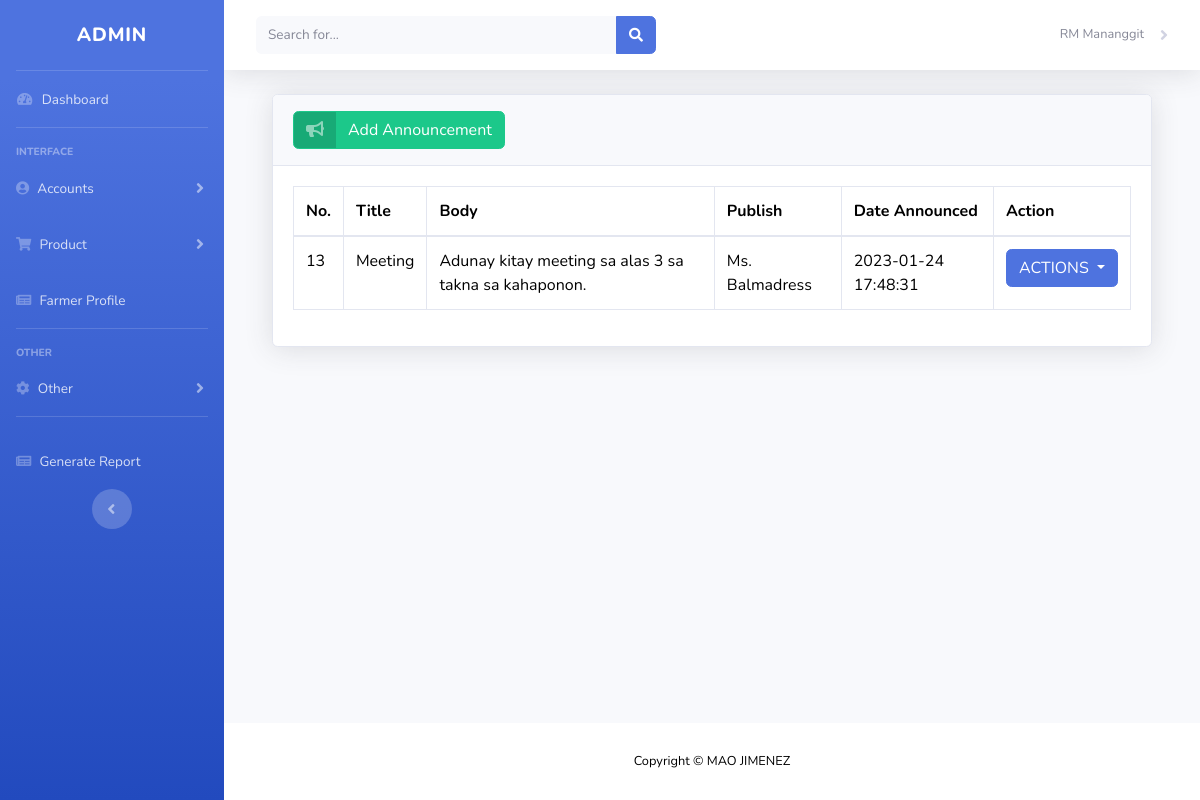
The app's page /admin/announcement.php (signed in), older data.
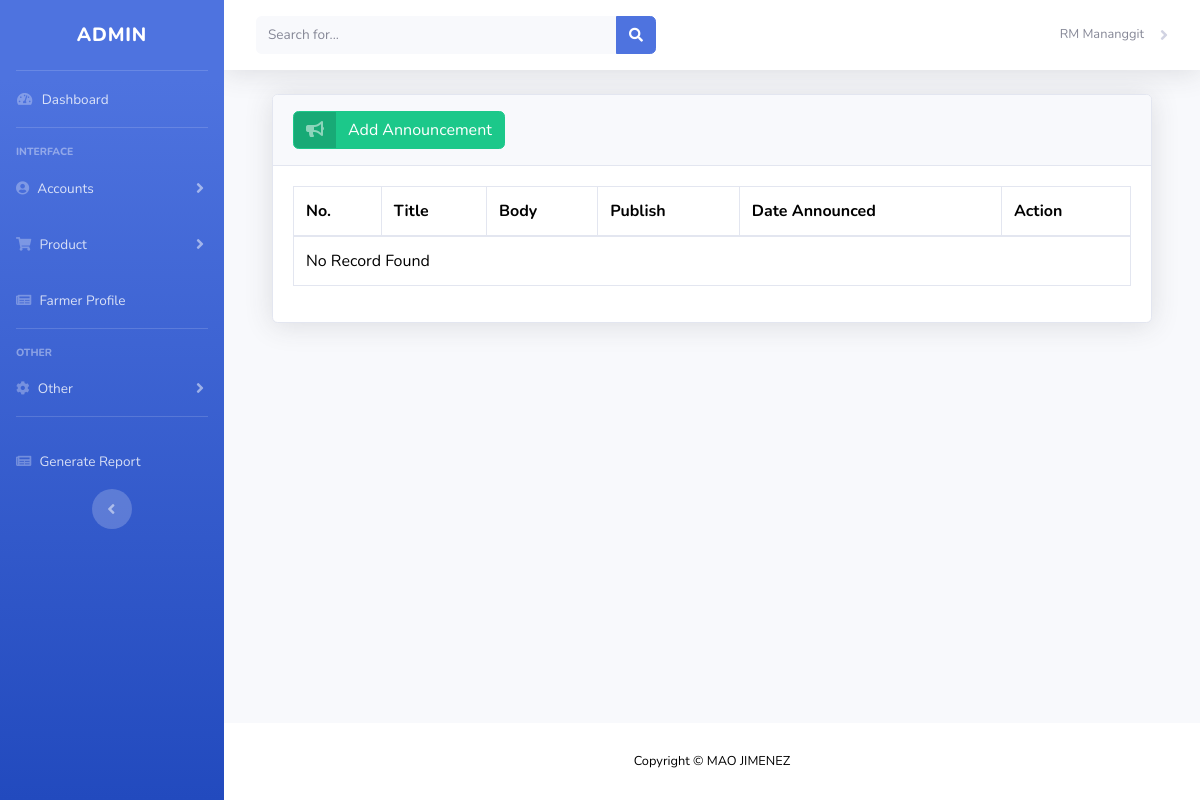
The same page, newer data.
### tables this page shows
CREATE TABLE `announcement` (
  `ann_id` int(15) NOT NULL,
  `ann_title` varchar(50) NOT NULL,
  `ann_body` text NOT NULL,
  `ann_publish` varchar(50) NOT NULL,
  `ann_date` datetime NOT NULL
);

### admin/announcement.php (the view, shortened to what this page needs)
<?php include('authentication.php'); ?>
<?php include('includes/header.php');?>
<div class="container-fluid">
                    <div class="card shadow mb-4">
                        <div class="card-header py-3">
                        <a href="announcement_add.php" class="btn btn-success btn-icon-split">
                                        <span class="icon text-white-50">
                                        <i class="fas fa-bullhorn"></i>
                                        </span>
                                        <span class="text">Add Announcement</span>
                                    </a>
                        </div>
                        <div class="card-body">
                            <div class="table-responsive">
                                <table class="table table-bordered" id="dataTable" width="100%" cellspacing="0">
                                    <thead>
                                        <tr>
                                            <th>No.</th>
                                            <th>Title</th>
                                            <th>Body</th>
                                            <th>Publish</th>
                                            <th>Date Announced</th>
                                            <th>Action</th>
                                        </tr>
                                    </thead>
                                    <tbody>
                                    <?php
                            $query = "SELECT
                            announcement.*
                        FROM
                            announcement";
                            $query_run = mysqli_query($con, $query);
                            if(mysqli_num_rows($query_run) > 0)
                            {
                                foreach($query_run as $row)
                                {
                                    ?>
                                    <tr>
                                    <td><?= $row['ann_id']; ?></td>
                                        <td><?= $row['ann_title']; ?></td>
                                        <td><?= $row['ann_body']; ?></td>
                                        <td><?= $row['ann_publish']; ?></td>
                                        <td><?= $row['ann_date']; ?></td>
                                        <td class="text-center">
                                        <div class="dropdown ">
  <button class="btn btn-primary dropdown-toggle" type="button" id="dropdownMenuButton" data-toggle="dropdown" aria-haspopup="true" aria-expanded="false">
 ACTIONS
  </button>
</div>
                                </td>
                                    </tr>
                                    <?php
                                }
                            }
                            else
                            {
                            ?>
                                <tr>
                                    <td colspan="6">No Record Found</td>
                                </tr>
                            <?php
                            }
                            ?>
                                    </tbody>
                                </table>
                            </div>
                        </div>
                    </div>
                </div>
<?php include('includes/footer.php');?>

Row changes from the older to the newer data that the page shows:
removed announcement: ann_id "13", ann_title "Meeting", ann_body "Adunay kitay meeting sa alas 3 sa takna sa kahaponon.", ann_publish "Ms. Balmadress", ann_date "2023-01-24 17:48:31"
Text that changed along with them:
text now shown: "No Record Found"
